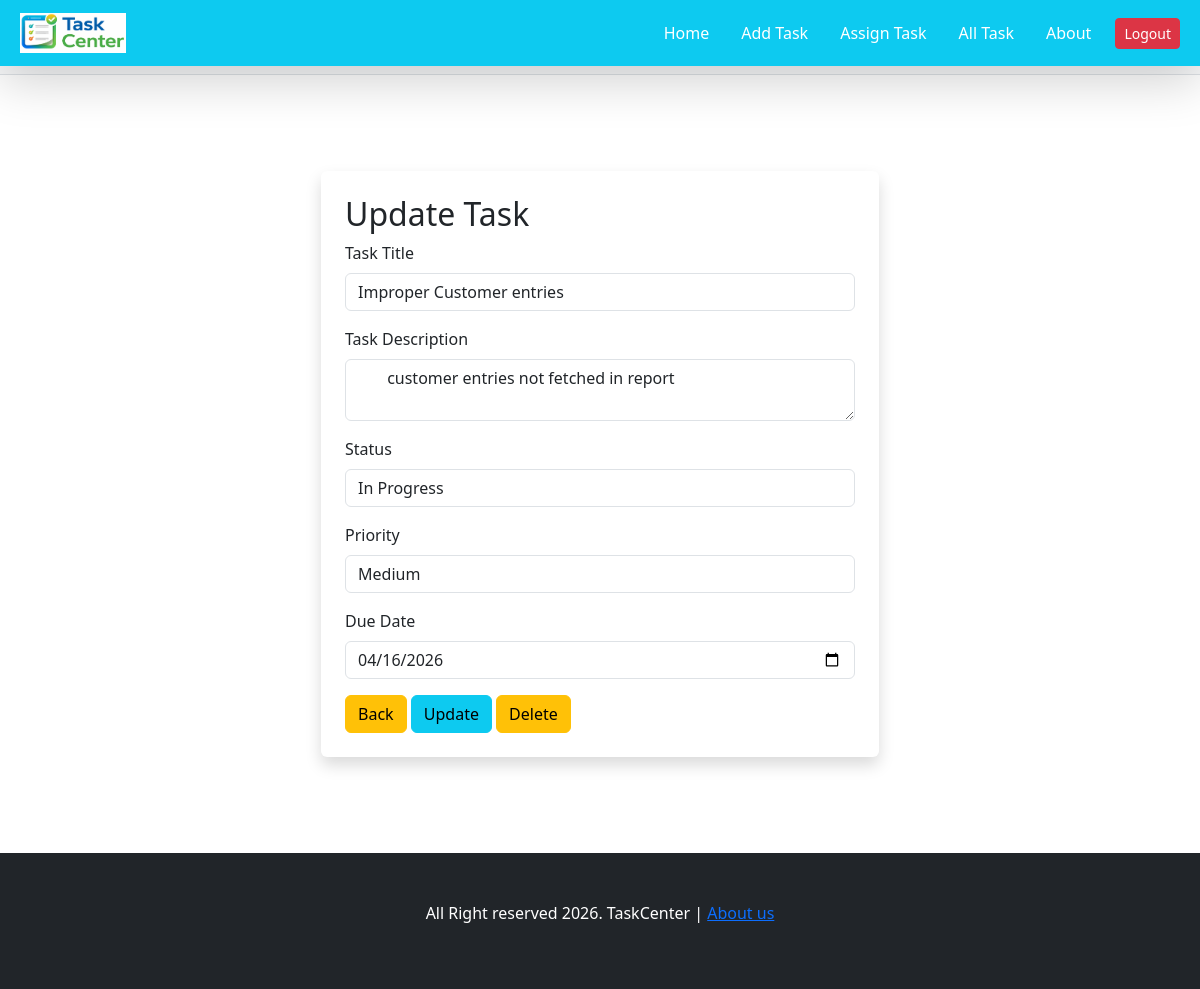
The page /edit-task/improper-customer-entries-5068f323/ (signed in) on the database its author committed.
### task/models.py (models this page shows, shortened)
class Tasks(models.Model):
    task_name  = models.CharField(max_length = 100)
    task_description = models.TextField()
    task_slug = models.SlugField(max_length = 1000 , unique  = True)
    task_owner = models.ForeignKey(TaskUser, on_delete = models.CASCADE , related_name = "owned_task")
    task_creater = models.ForeignKey(TaskUser, on_delete = models.CASCADE , related_name = "created_task")
    task_status  = models.CharField(max_length = 100)
    task_priority  = models.CharField(max_length = 100)
    task_active = models.BooleanField(default=True)
    task_due_date = models.DateField()

### task/views.py (the view, shortened to what this page needs)
# urls.py: path('edit-task/<slug>/', views.edit_task , name="edit_task"),
@login_required(login_url='login_page')
def edit_task(request, slug):
    task_obj = Tasks.objects.get(task_slug=slug)
    if task_obj.task_active == False:
        return render(request, 'index.html', context)
    if request.user.id not in [task_obj.task_creater.id, task_obj.task_owner.id]:
        return HttpResponse("You are not authorized")
    assign_flag=False
    assigner_flag=False
    if task_obj.task_owner != task_obj.task_creater:
        assign_flag=True
        if request.user.id == task_obj.task_creater.id:
            assigner_flag=True
    return render(request, 'edit_task.html', context={'task': task_obj , "assign_flag":assign_flag, "assigner_flag":assigner_flag})

### templates/edit_task.html (shortened to what this page needs)
{% extends "base.html" %}
{% block start %}
<div class="container mt-5 pt-5 pb-5">
  <div class="col-6 mx-auto card shadow p-4" style="border:none">
    <h2>Update Task </h2>
      <form method="POST">
        <div class="mb-3">
  <label class="form-label">Task Title</label>
  <input type="text" name="task_name"
         value="{{ task.task_name|default:'' }}"
         class="form-control" required
         >
</div>
<div class="mb-3">
  <label class="form-label">Task Description</label>
  <textarea name="task_description" class="form-control" required
  {% if assign_flag and not assigner_flag %}readonly{% endif %}
  >
  {{ task.task_description|default:'' }}</textarea>
</div>
<div class="mb-3">
  <label class="form-label">Status</label>
  <select name="task_status" class="form-control"
    {% if assign_flag and assigner_flag %}
        disabled
    {% else %}
        required
    {% endif %}>
    <option value="in_progress" {% if task.task_status == "in_progress" %}selected{% endif %}>
      In Progress
    </option>
  </select>
</div>
<div class="mb-3">
  <label class="form-label">Priority</label>
  <select name="task_priority" class="form-control"
    {% if assign_flag and not assigner_flag %}
        disabled
    {% else %}
        required
    {% endif %}>
    <option value="medium" {% if task.task_priority == "medium" %}selected{% endif %}>Medium</option>
  </select>
</div>
<div class="mb-3">
  <label class="form-label">Due Date</label>
  <input type="date" name="task_due_date"
         value="{{ task.task_due_date|date:'Y-m-d' }}"
         class="form-control" required
  >
</div>
          <a class="btn btn-warning" href="{% url 'index' %}">Back</a>
          <button type="submit" class="btn btn-info">Update</button>
          <a class="btn btn-warning" href="{% url 'delete_task' task.task_slug %}" onclick="return confirmDelete();" >Delete</a>
        </form>
  </div>
  </div>
{% endblock %}

### rows shown on the page
Tasks: task_name "Improper Customer entries", task_description "customer entries not fetched in report", task_status "In Progress", task_priority "Medium", task_due_date "04/16/2026"
